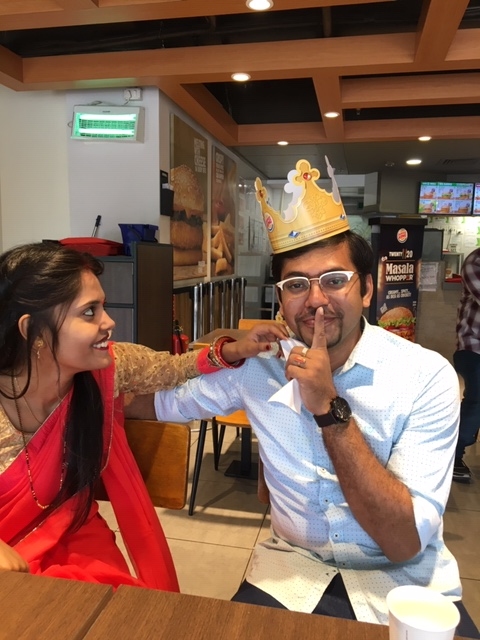
#> input picture 5.jpg, 480 x 640 px
$ python face_detn.py
#> lines starting #> are read from the running program, lines starting #| are printed output that depends on the picture; after the words box and inside, x2 and y2 are one past the last pixel; in counts of white or black regions, pixels touching at a corner belong together
import cv2


face_cascade=cv2.CascadeClassifier("haarcascade_frontalface_default.xml")       #searches for face in your image
                                                                            #more like an algorithm which verifies different parameters of your image and judges if its a face or not
img=cv2.imread("5.jpg")                 #using a grasyscale image helps recognise the image faster, as OpenCV is not very good software to recognise faces from images
#> img is the input picture: shape (640, 480, 3); mean B, G, R 81.6, 96.9, 130.9

gray_img=cv2.cvtColor(img,cv2.COLOR_BGR2GRAY)       #BGR2GRAY converts color to gray, we're only passsing the grey image to the function but we will have colored photo at the outpu
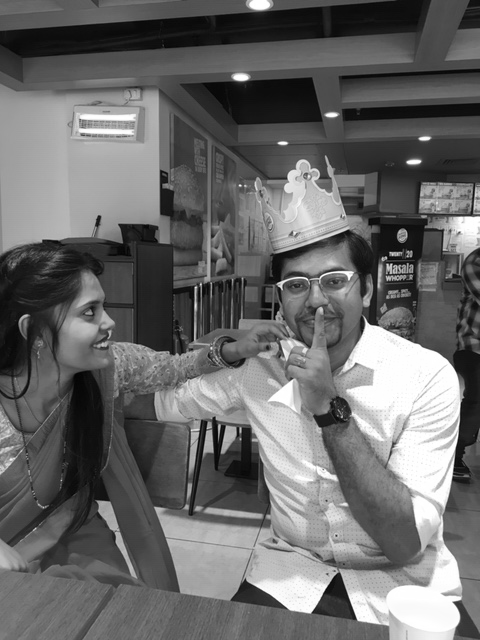
#> gray_img: shape (640, 480); min 2, max 255, mean 105.4
faces=face_cascade.detectMultiScale(gray_img,       #to draw a rectangle around a detected face
scaleFactor=1.25,           #number after the decimal shows in how many percentages python will divide the image to search for faces,
                            #smaller the number, higher the accuracy to detect a face
minNeighbors=5)             #tells python how many neighbors to search around the window
#> faces = [[274, 251, 87, 87]]

for x, y, w, h in faces:
    img=cv2.rectangle(img, (x,y),(x+w,y+h),(0,255,0),3)         #(x,y) co-ord of the top left corner,(x+w,y+h) co-ord of the bottom right corner
#> this loop made 1 pass
#> pass 1, `img=cv2.rectangle(img, (x,y),(x+w,y+h),(0,255,0),3)`:
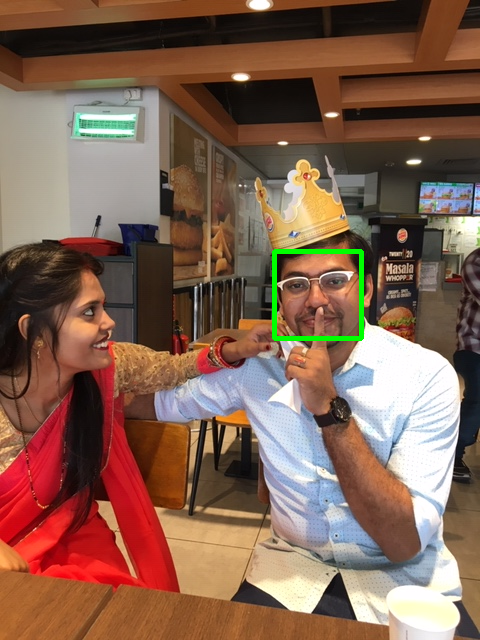
#> img: shape (640, 480, 3); 0.56% of pixels changed, all inside (x1, y1, x2, y2) = (272, 249, 364, 341)
                                                                #(0,255,0,3) colors of the rectangle

print(type(faces))          #just for testing #prints the type of the function faces
#| <class 'numpy.ndarray'>
print(faces)
#| [[274 251  87  87]]

resized=cv2.resize(img,(int(img.shape[1]/2),int(img.shape[0]/2)))              #sometimes we may have an image that doesn't fits your window size, so we may want to resize it according to our window
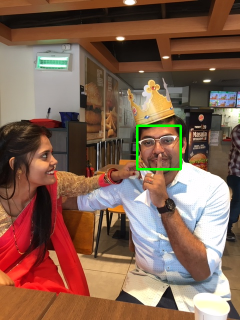
#> resized: shape (320, 240, 3); mean B, G, R 81.4, 98.1, 130.5
#cv2.imshow("Gray",gray_img)
cv2.imshow("Gray",resized)          #passing the updated image 'img' or 'resized'
cv2.waitKey(0)
cv2.destroyAllWindows()

$ run again, with 1.jpg copied over 5.jpg
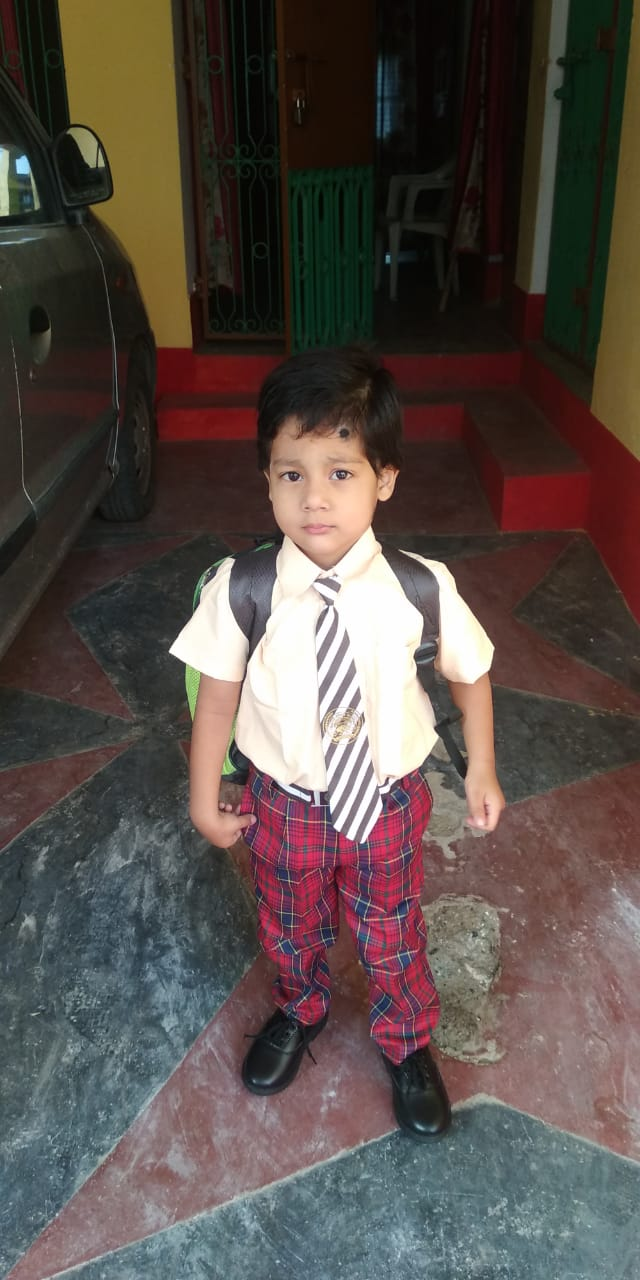
#> input picture 1.jpg, 640 x 1280 px
#> img is the input picture: shape (1280, 640, 3); mean B, G, R 72.3, 77.2, 87.3
#> `gray_img=cv2.cvtColor(img,cv2.COLOR_BGR2GRAY)       #BGR2GRAY converts..`:
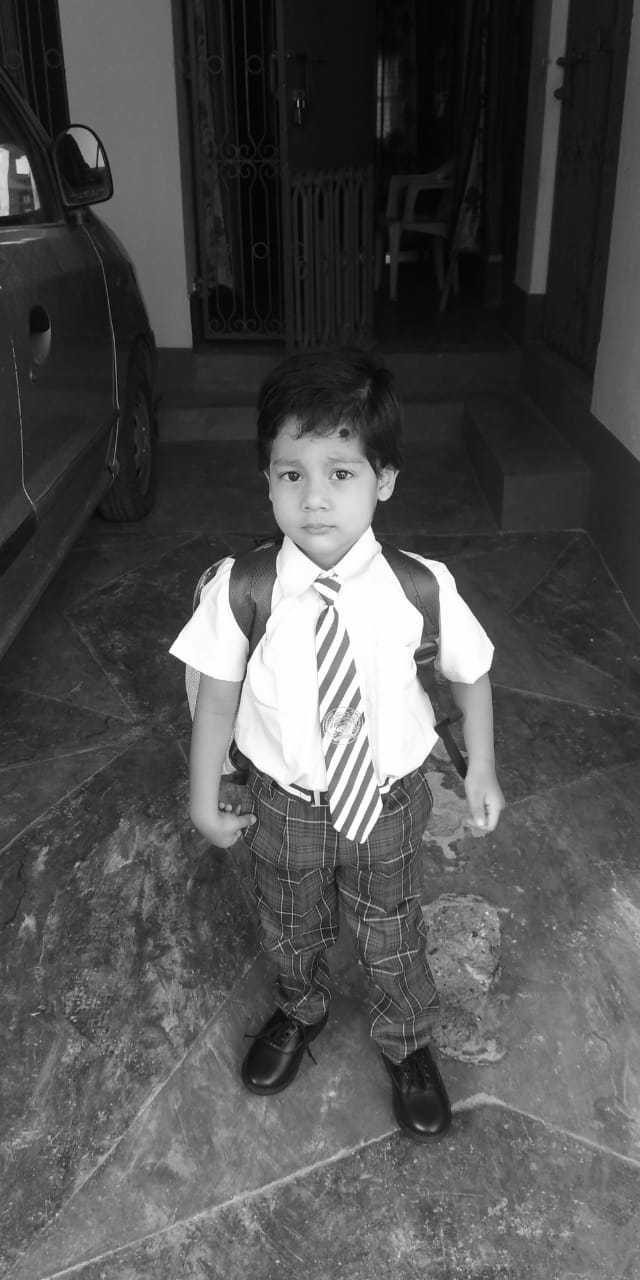
#> gray_img: shape (1280, 640); min 0, max 255, mean 79.7
#> faces = [[252, 426, 128, 128]]
#> the loop `for x, y, w, h in faces:` made 1 pass
#> pass 1, `img=cv2.rectangle(img, (x,y),(x+w,y+h),(0,255,0),3)`:
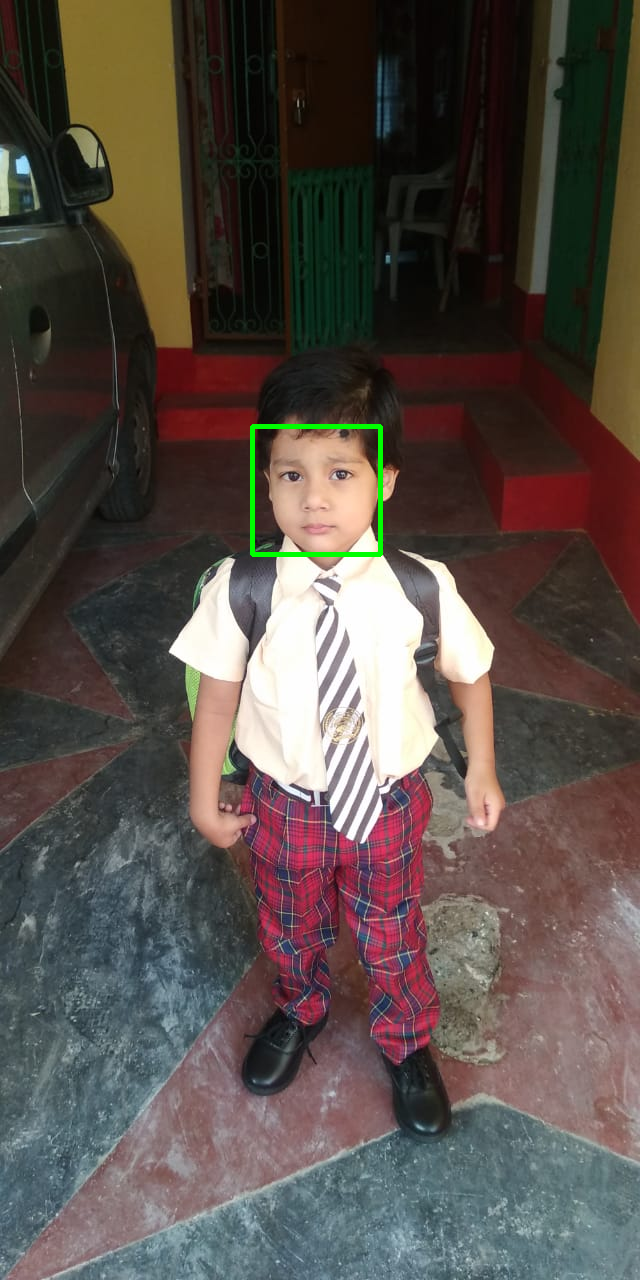
#> img: shape (1280, 640, 3); 0.31% of pixels changed, all inside (x1, y1, x2, y2) = (250, 424, 383, 557)
#| <class 'numpy.ndarray'>
#| [[252 426 128 128]]

$ run again, with 4.jpg copied over 5.jpg
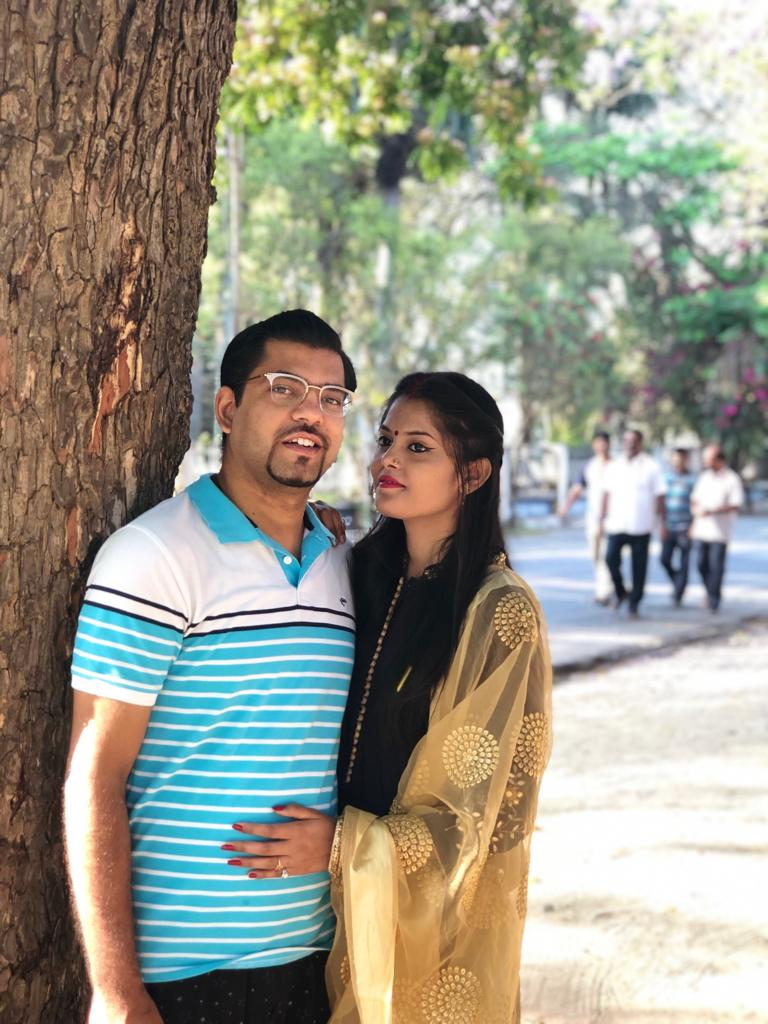
#> input picture 4.jpg, 768 x 1024 px
#> img is the input picture: shape (1024, 768, 3); mean B, G, R 136.3, 151.1, 151.7
#> `gray_img=cv2.cvtColor(img,cv2.COLOR_BGR2GRAY)       #BGR2GRAY converts..`:
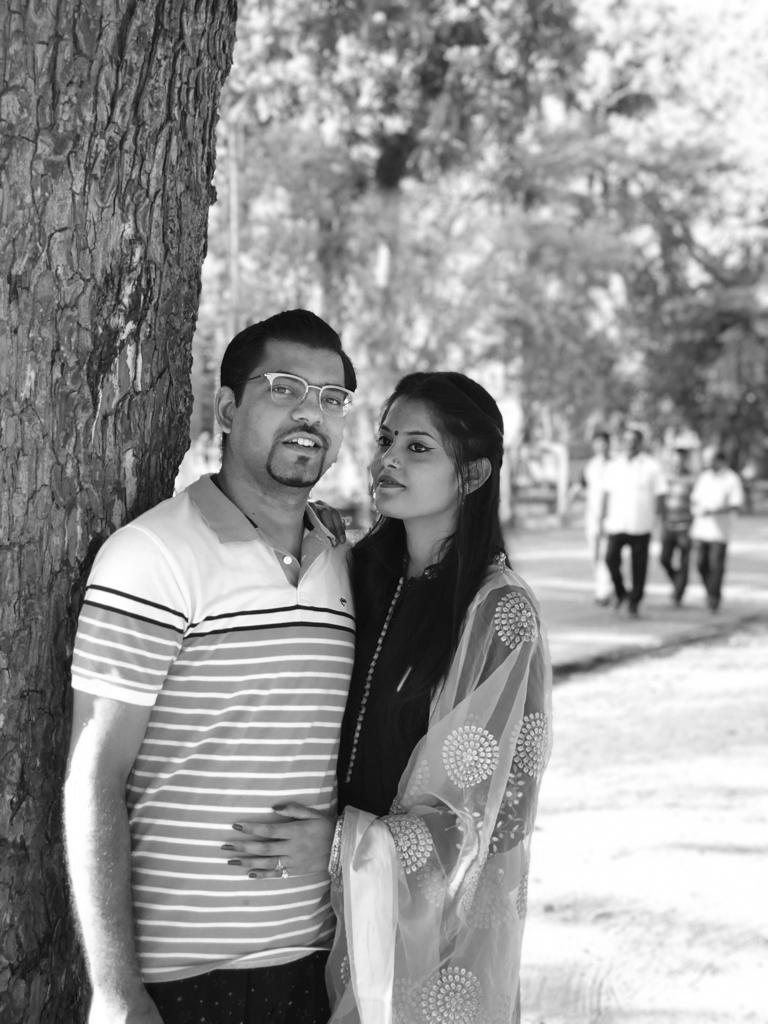
#> gray_img: shape (1024, 768); min 2, max 255, mean 149.6
#> faces = [[238, 341, 134, 134], [40, 512, 344, 344]]
#> the loop `for x, y, w, h in faces:` made 2 passes
#| <class 'numpy.ndarray'>
#| [[238 341 134 134]
#|  [ 40 512 344 344]]
#> `resized=cv2.resize(img,(int(img.shape[1]/2),int(img.shape[0]/2)))     ..`:
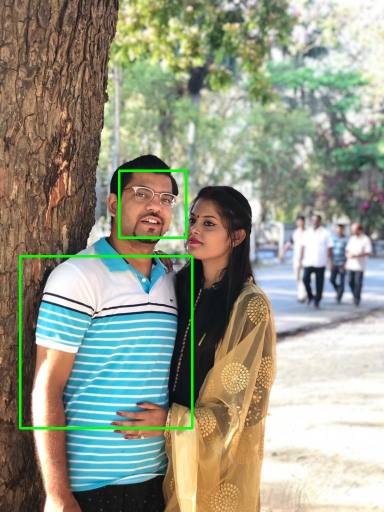
#> resized: shape (512, 384, 3); mean B, G, R 135.3, 153.1, 150.5

$ run again, with 6.jpg copied over 5.jpg
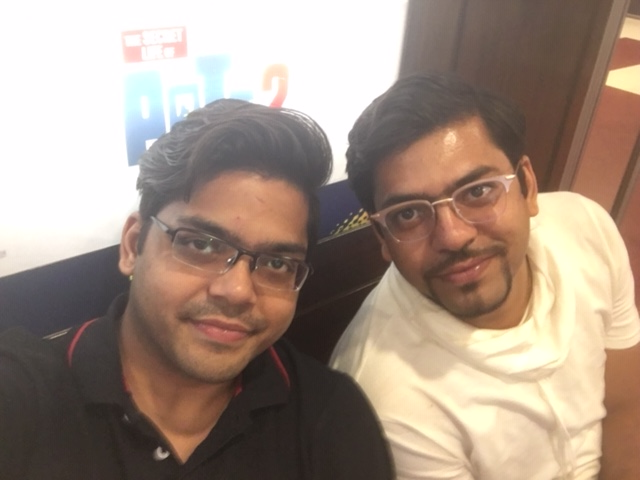
#> input picture 6.jpg, 640 x 480 px
#> img is the input picture: shape (480, 640, 3); mean B, G, R 130.9, 144.4, 163
#> `gray_img=cv2.cvtColor(img,cv2.COLOR_BGR2GRAY)       #BGR2GRAY converts..`:
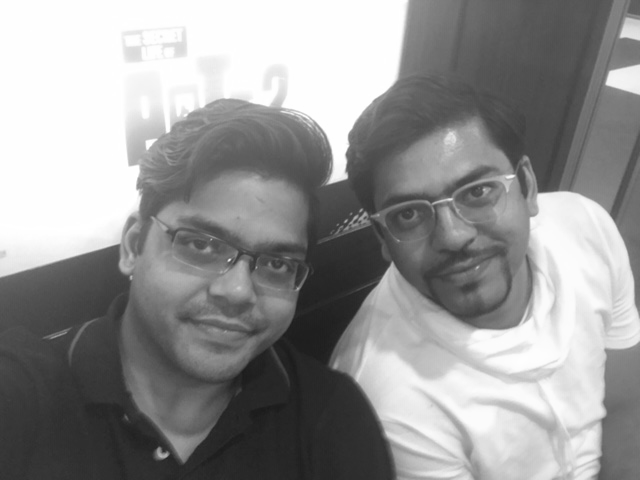
#> gray_img: shape (480, 640); min 26, max 255, mean 148.3
#> faces = [[134, 179, 202, 202]]
#> the loop `for x, y, w, h in faces:` made 1 pass
#> pass 1, `img=cv2.rectangle(img, (x,y),(x+w,y+h),(0,255,0),3)`:
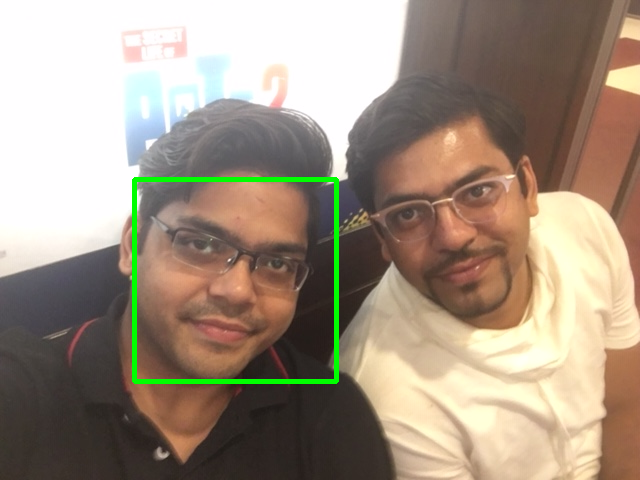
#> img: shape (480, 640, 3); 1.31% of pixels changed, all inside (x1, y1, x2, y2) = (132, 177, 339, 384)
#| <class 'numpy.ndarray'>
#| [[134 179 202 202]]
